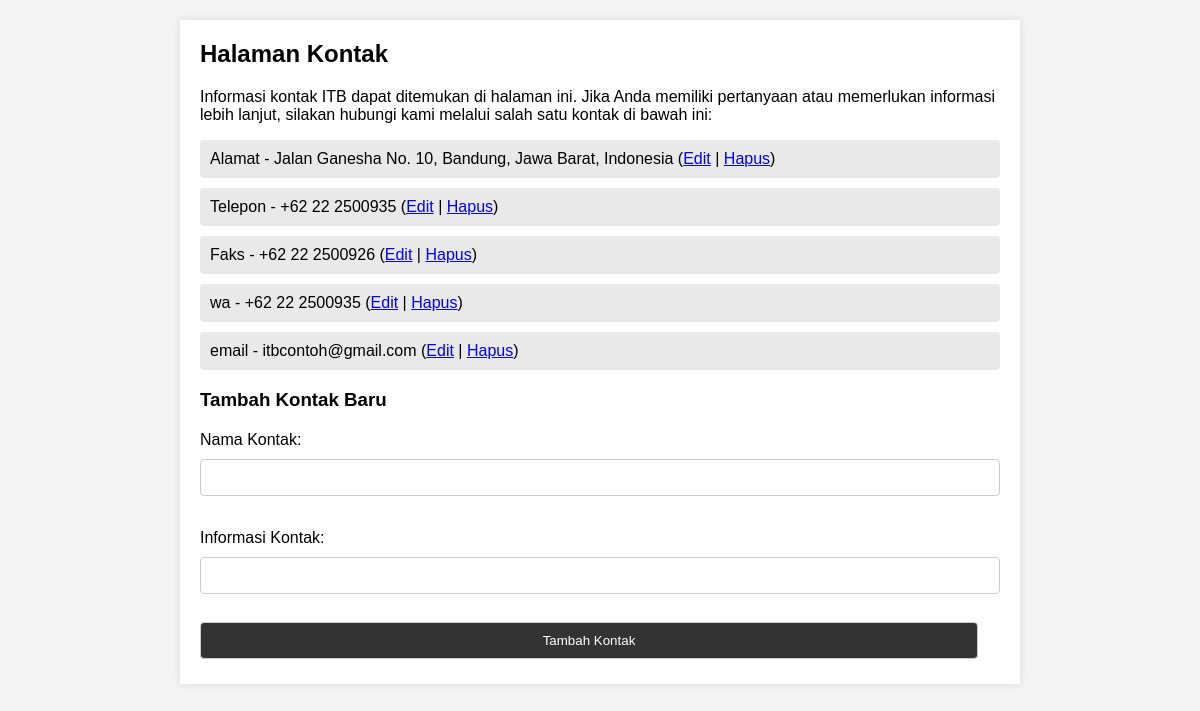
The app's page /admin/admin-page/kontak.php with its own data.
### tables this page shows
CREATE TABLE `kontak` (
  `id` int(11) NOT NULL,
  `nama_kontak` varchar(255) NOT NULL,
  `informasi_kontak` text NOT NULL
);

### admin/admin-page/kontak.php (the view, shortened to what this page needs)
<?php
$koneksi = mysqli_connect("localhost", "root", "", "tubes");
function tampilkanKontak() {
    global $koneksi;
    $query = "SELECT * FROM kontak";
    $result = mysqli_query($koneksi, $query);
    echo "<ul>";
    while ($row = mysqli_fetch_assoc($result)) {
        echo "<li>" . $row['nama_kontak'] . " - " . $row['informasi_kontak'] . "
        (<a href='edit_kontak.php?id=" . $row['id'] . "'>Edit</a> |
        <a href='hapus_kontak.php?id=" . $row['id'] . "'>Hapus</a>)</li>";
    }
    echo "</ul>";
}
?>
<!DOCTYPE html>
<html lang="en">
<head>
    <link rel="stylesheet" href="admin.css">
</head>
<body>
    <main class="main-content">
        <h2>Halaman Kontak</h2>
        <p>Informasi kontak ITB dapat ditemukan di halaman ini. Jika Anda memiliki pertanyaan atau memerlukan informasi lebih lanjut, silakan hubungi kami melalui salah satu kontak di bawah ini:</p>
        <?php tampilkanKontak(); ?>
        <h3>Tambah Kontak Baru</h3>
        <form action="kontak.php" method="post">
            <label for="nama">Nama Kontak:</label>
            <input type="text" id="nama" name="nama" required><br><br>
            <label for="informasi">Informasi Kontak:</label>
            <input type="text" id="informasi" name="informasi" required><br><br>
            <input type="submit" name="tambah_kontak" value="Tambah Kontak">
        </form>
    </main>
</body>
</html>

### admin/admin.css (style rules this page uses)
body { font-family: Arial, sans-serif; background-color: #f4f4f4; margin: 0; padding: 0; }
.main-content { background: #fff; padding: 20px; margin: 20px auto; max-width: 800px; box-shadow: 0 0 10px rgba(0, 0, 0, 0.1); }
.main-content h2 { margin-top: 0; }
.main-content ul { list-style: none; padding: 0; }
.main-content li { background: #e9e9e9; margin: 10px 0; padding: 10px; border-radius: 4px; }
.main-content form { margin-top: 20px; }
.main-content label { display: block; margin: 10px 0 5px; }
.main-content input[type="text"], .main-content textarea, .main-content input[type="submit"] { width: calc(100% - 22px); padding: 10px; margin: 5px 0; border: 1px solid #ccc; border-radius: 4px; }
.main-content input[type="submit"] { background: #333; color: #fff; cursor: pointer; }

### records on screen
kontak: nama_kontak "Alamat", informasi_kontak "Jalan Ganesha No. 10, Bandung, Jawa Barat, Indonesia"
kontak: nama_kontak "Telepon", informasi_kontak "+62 22 2500935"
kontak: nama_kontak "Faks", informasi_kontak "+62 22 2500926"
kontak: nama_kontak "wa", informasi_kontak "+62 22 2500935"
kontak: nama_kontak "email", informasi_kontak "itbcontoh@gmail.com"
